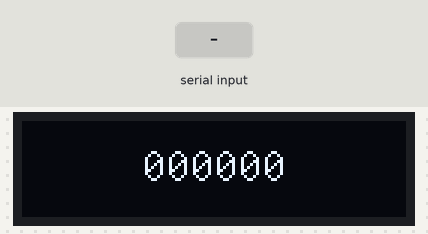
The sketch below on a simulated Arduino Uno, built with avr-gcc and run on an emulated ATmega328P. Parts: 128×32 one-colour display. The inputs (shaded band) are chosen by the test bench. Random numbers use the default seed unless the sketch sets one.

Above: at 1.2 s.
1.3 s: "request" received over the second serial link
Timing chart, 0 to 4.3 s (numbered marks = the images above; inputs shaded):
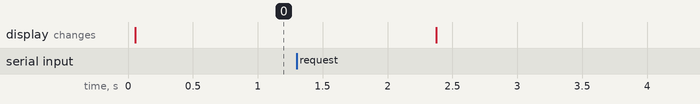

The sketch:

2.ino
```cpp
#include <U8glib.h>
#include "Arduino.h"
#include "SoftwareSerial.h"
#include "String.h"

//初始化信息
U8GLIB_SSD1306_128X32 u8g(U8G_I2C_OPT_NONE);
SoftwareSerial softserial(2, 3);

//设置全局变量
String passward("");       //蓝牙传递的信息
char passward_str[7] = ""; //需打印的验证码
int32_t time_count = 0;    //记录时间
int flag = 0;              //判定状态

//绘制函数，打印 passward_str
void draw()
{
    u8g.setFont(u8g_font_unifont);
    u8g.drawStr(40, 20, passward_str);
}

//生成验证码函数
void send()
{
    //生成六位随机验证码
    for (int i = 0; i < 6; i++)
    {
        passward_str[i] = random(9) + '0';
    }
    passward = passward_str;

    //在OLED上显示验证码
    u8g.firstPage();
    do
    {
        draw();
    } while (u8g.nextPage());
    softserial.print("the code has been sent");
    time_count = millis(); //开始计时
    flag = 1;              //进入第一等待过程
}

//初始化函数
void setup()
{
    softserial.begin(9600);
    randomSeed(analogRead(5)); //设置随机数种子
}

//循环函数
void loop()
{
    if (flag == 0) //初始状态
    {
        //非工作状态输出"000000"
        for (int i = 0; i < 6; i++)
            passward_str[i] = '0';
        u8g.firstPage();
        do
        {
            draw();
        } while (u8g.nextPage());

        //接受信息
        if (softserial.available())
        {
            String input = softserial.readString();
            if (input == "request")
            {
                send();
            }
            else
                softserial.print("error");
        }
        else
            delay(25);
    }
    else if (flag == 1) //第一等待状态
    {
        if (softserial.available())
        {
            String input = softserial.readString();
            if (input == "request") //请求过于频繁
            {
                softserial.print("request later please");
            }
            else if (input == passward)
            {
                softserial.print("pass");
                flag = 0;
            }
            else
                softserial.print("fail");
        }
        if (millis() - time_count >= 10000) //超时进入第二等待状态
            flag = 2;
    }
    else //第二等待状态
    {
        if (softserial.available())
        {
            String input = softserial.readString();
            if (input == "request")
                send();
            else if (input == passward)
            {
                softserial.print("pass");
                flag = 0;
            }
            else
                softserial.print("fail");
        }
        if (millis() - time_count >= 25000) //超时验证码过期
        {
            flag = 0;
            softserial.print("the code is overdue");
        }
    }
}
```
